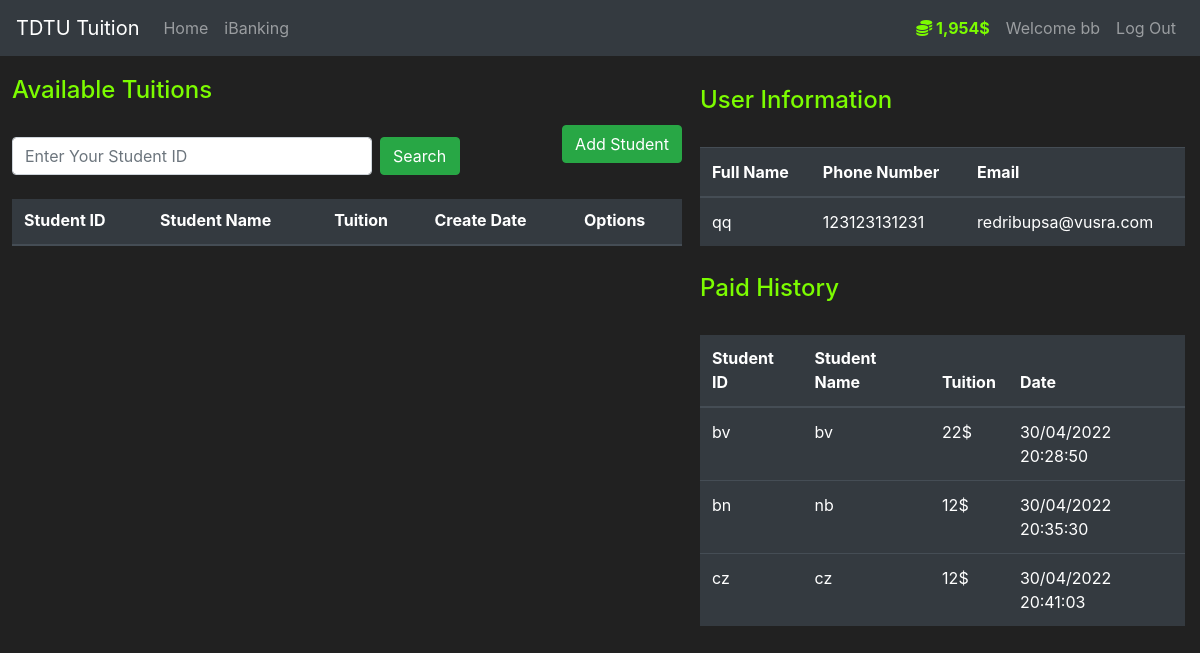
Screenshot of /ibanking (signed in) with the database file from the repository.
### models.py (models this page shows, shortened)
class User(db.Model, UserMixin):
    id = db.Column(db.Integer, primary_key=True)        #phải để id vì đang có lỗi import, mà hàm get_id của flask_login đòi column tên là id
    user_name = db.Column(db.String(20), nullable=False, unique=True)
    user_fullname = db.Column(db.String(20), nullable=False)
    user_phone = db.Column(db.String(12), nullable=False)
    user_email = db.Column(db.String(50), nullable=False, unique=True)
    password_hash = db.Column(db.String(60), nullable=False)            #phải để 60 vì hash ra sẽ gất dài
    user_budget = db.Column(db.Integer(), nullable=False, default=2000)
    user_status = db.Column(db.Boolean, default=True)
    user_paid_list = db.relationship('Student', backref = 'owned_user', lazy=True)
    @property
    def password(self):
        return self.password
    @property
    def prettier_budget(self):
        if len(str(self.user_budget)) >= 4:
            return f'{str(self.user_budget)[:-3]},{str(self.user_budget)[-3:]}$'
        else:
            return f"{self.user_budget}$"

class Student(db.Model):
    id = db.Column(db.Integer, primary_key=True)
    student_id = db.Column(db.String(10), nullable=False, unique=True)
    student_name = db.Column(db.String(50), nullable=False)
    student_tuition = db.Column(db.Integer(), nullable=False)
    student_date = db.Column(db.String(40), nullable=False, default=datetime.now().strftime("%d/%m/%Y %H:%M:%S"))
    student_owner = db.Column(db.Integer, db.ForeignKey('user.id'))

### main/views.py (the view, shortened to what this page needs)
@main.route('/ibanking', methods=['GET', 'POST'])
@login_required             #yêu cầu user phải đăng nhập mới được vô trang market ==> file init phải có thêm dòng 13,14
def ibanking_page():
    purchaseForm = PurchaseForm()
    addForm = AddForm()
    searchForm = SearchForm()
    stuId = ""
    if request.method == 'GET':
        students = Student.query.filter_by(student_owner=None, student_id=stuId)    #return all the items in the db MÀ CHƯA CÓ OWNER
        owned_students = Student.query.filter_by(student_owner=current_user.id)
        return render_template('ibanking.html',
                                students=students,
                                owned_students = owned_students,
                                purchaseForm=purchaseForm,
                                addForm= addForm,
                                searchForm=searchForm)

### main/forms.py
class PurchaseForm(FlaskForm):
    submitPurchase = SubmitField(label='Purchase')

class AddForm(FlaskForm):
    fullname = StringField(label='Student Name:', validators=[DataRequired()])
    studentID = StringField(label='Student ID:', validators=[DataRequired()])
    price = StringField(label='Price:', validators=[DataRequired()])
    submitAdd = SubmitField(label='Add')

### models.py (called while the page is built)
@login_manager.user_loader
def load_user(user_id):
    return User.query.get(int(user_id))

### templates/ibanking.html (shortened to what this page needs)
{% extends 'base.html' %}
{% block content %}
    <div class="row" style="margin-top: 12px; padding-left: 0px; width: 100%;">
        <div class="col-7" style="margin-right: -12px; margin-left: 12px;">
            <h4 style="color: #7cfc00; margin-top: 8px;">Available Tuitions</h4>
            <br>
            <div class="row" style="margin-left: 0px; ">
                <form action="{{ url_for('main.ibanking_page') }}" method="POST" style="margin-left: 0px; width: 70%;" class="row">
                    {{ searchForm.keyword(class="form-control col-9", placeholder='Enter Your Student ID') }}
                    {{ searchForm.submitSearch(class="btn btn-block col-2 btn-success", style="margin-left: 8px;") }}
                </form>
            </div>
            <button class="btn btn-success" data-toggle="modal" data-target="#Modal-Add" style="float: right; margin-top: -50px;">Add Student</button>
            <br>
            <div style="overflow-x: auto; height: 550px; max-height: 490px;">
            <table class="table table-hover table-dark " style="margin-top: -16px;">
                <thead>
                    <tr>
                        <th scope="col" style="padding-top: 24px;">Student ID</th>
                        <th scope="col">Student Name</th>
                        <th scope="col">Tuition</th>
                        <th scope="col">Create Date</th>
                        <th scope="col">Options</th>
                    </tr>
                </thead>
            </table>
            </div>
        </div>
        <div class="col-5 " style="padding-right: 0px; margin-top: -22px;">
            {% if current_user.is_authenticated %}
            <div class="row" style=" margin-top: 40px;">
                <div class="col">
                    <h4 style="color: #7cfc00;">User Information</h4>
                    <br>
                    <table class="table table-hover table-dark " style="margin-top: 0px;">
                        <thead>
                        <tr>
                            <th scope="col">Full Name</th>
                            <th scope="col">Phone Number</th>
                            <th scope="col">Email</th>
                        </tr>
                    </thead>
                    <tbody>
                            <tr>
                                <td>{{ current_user.user_fullname }}</td>
                                <td>{{ current_user.user_phone }}</td>
                                <td>{{ current_user.user_email }}</td>
                            </tr>
                    </tbody>
                </table>
                </div>
            </div>
            {% endif %}
            <h4 style="margin-top: 12px; color: #7cfc00;">Paid History</h4>
            <br>
            <div style="overflow-x: auto; max-height: 320px;">
                <table class="table table-hover table-dark " style="margin-top: -14px; ">
                    <thead>
                        <tr>
                            <th scope="col" style="padding-top: 24px;">Student ID</th>
                            <th scope="col" >Student Name</th>
                            <th scope="col" >Tuition</th>
                            <th scope="col" >Date</th>
                    </thead>
                    <tbody>
                        {% for owned_student in owned_students %}
                            <tr>
                                <td style="padding-bottom: 8px;">{{ owned_student.student_id }}</td>
                                <td>{{ owned_student.student_name }}</td>
                                <td>{{ owned_student.student_tuition }}$</td>
                                <td>{{ owned_student.student_date }}</td>
                            </tr>
                        {% endfor %}
                    </tbody>
                </table>
            </div>
        </div>
    </div>
{% endblock %}

### templates/base.html (shortened to what this page needs)
<!doctype html>
<html lang="en">
<head>
    <link rel="stylesheet" href="https://cdn.jsdelivr.net/npm/bootstrap@4.5.3/dist/css/bootstrap.min.css">
</head>
<body>
    <nav class="navbar navbar-expand-md navbar-dark bg-dark">
        <a class="navbar-brand" href="#">TDTU Tuition</a>
        <div class="collapse navbar-collapse" id="navbarNav">
            <ul class="navbar-nav mr-auto">
                <li class="nav-item ">
                    <a class="nav-link" href="{{ url_for('main.home_page') }}">Home <span class="sr-only">(current)</span></a>
                </li>
                <li class="nav-item ">
                    <a class="nav-link" href="{{ url_for('main.ibanking_page') }}">iBanking</a>
                </li>
            </ul>
            {% if current_user.is_authenticated %}
            <ul class="navbar-nav">
                <li class="nav-item">
                    <a class="nav-link" style="color:lawngreen; font-weight: bold;">
                        <i class="fas fa-coins"></i>
                        {{ current_user.prettier_budget }}
                    </a>
                </li>
                <li class="nav-item">
                    <a class="nav-link">Welcome {{ current_user.user_name }}</a>
                </li>
                <li class="nav-item">
                    <a class="nav-link" href="{{ url_for('auth.logout_page') }}">Log Out</a>
                </li>
            </ul>
            {% endif %}
        </div>
    </nav>
    {% block content %}
    {% endblock %}
</body>
</html>

### templates/base.html (style rules this page uses)
body { background-color: #212121; color: white }

### rows the page displays
User: prettier_budget "1,954$", user_name "bb", user_fullname "qq", user_phone "123123131231", user_email "redribupsa@vusra.com"
Student: student_id "bv", student_name "bv", student_tuition "22", student_date "30/04/2022 20:28:50"
Student: student_id "bn", student_name "nb", student_tuition "12", student_date "30/04/2022 20:35:30"
Student: student_id "cz", student_name "cz", student_tuition "12", student_date "30/04/2022 20:41:03"
